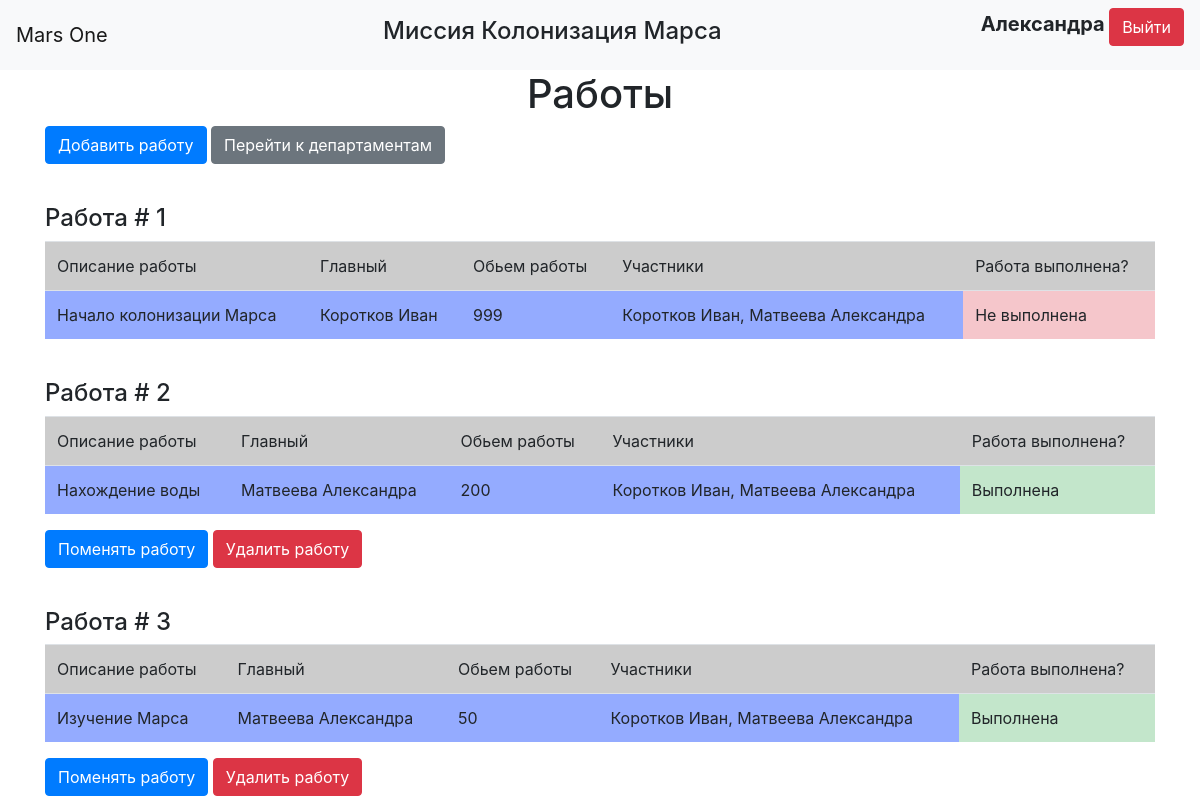
Page /jobs (signed in) on the committed database.
### data/users.py (models this page shows, shortened)
class User(SqlAlchemyBase, UserMixin, SerializerMixin):
    __tablename__ = 'users'
    id = sqlalchemy.Column(sqlalchemy.Integer,
                           primary_key=True, autoincrement=True)
    surname = sqlalchemy.Column(sqlalchemy.String, nullable=True)
    name = sqlalchemy.Column(sqlalchemy.String, nullable=True)
    age = sqlalchemy.Column(sqlalchemy.Integer, nullable=True)
    position = sqlalchemy.Column(sqlalchemy.String, nullable=True)
    speciality = sqlalchemy.Column(sqlalchemy.String, nullable=True)
    address = sqlalchemy.Column(sqlalchemy.String, nullable=True, default=f"module_{randint(0, 99)}")
    email = sqlalchemy.Column(sqlalchemy.String, unique=True, nullable=True)
    hashed_password = sqlalchemy.Column(sqlalchemy.String, nullable=True)
    modified_date = sqlalchemy.Column(sqlalchemy.DateTime, default=datetime.datetime.now)
    jobs = orm.relationship("Jobs", back_populates="user")

### data/jobs.py (models this page shows)
class Jobs(SqlAlchemyBase, SerializerMixin):
    __tablename__ = 'jobs'
    id = sqlalchemy.Column(sqlalchemy.Integer,
                           primary_key=True, autoincrement=True)
    team_leader = sqlalchemy.Column(sqlalchemy.Integer, sqlalchemy.ForeignKey("users.id"),
                                    nullable=True)
    job = sqlalchemy.Column(sqlalchemy.String, nullable=True)
    work_size = sqlalchemy.Column(sqlalchemy.Integer, nullable=True)
    collaborators = sqlalchemy.Column(sqlalchemy.String, nullable=True)
    start_date = sqlalchemy.Column(sqlalchemy.DateTime, default=datetime.datetime.now, nullable=True)
    end_date = sqlalchemy.Column(sqlalchemy.DateTime, nullable=True)
    is_finished = sqlalchemy.Column(sqlalchemy.Boolean, nullable=True)
    creator = sqlalchemy.Column(sqlalchemy.Integer)
    user = orm.relationship('User')

### main.py (the view)
@app.route("/jobs")
@login_required
def jobs():
    dbs = db_session.create_session()
    if current_user.id != 1:
        jobs = dbs.query(Jobs).filter((Jobs.collaborators.like(f'% {current_user.id}%')) |
                                      (Jobs.collaborators.like(f'%{current_user.id},%')) |
                                      (Jobs.collaborators == str(current_user.id)) |
                                      (Jobs.creator == current_user.id))
    else:
        jobs = dbs.query(Jobs)
    return render_template("jobs.html", jobs=jobs,
                           teams=[", ".join(get_users(job, dbs)) for job in jobs],
                           title="Работы")

### data/db_session.py (called while the page is built)
def create_session() -> Session:
    global __factory
    return __factory()

### main.py (called while the page is built)
@login_manager.user_loader
def load_user(user_id):
    db_sess = db_session.create_session()
    return db_sess.query(User).get(user_id)

def get_users(storage, dbs):
    users = []
    for u_id in storage.collaborators.split(", "):
        try:
            ans = dbs.query(User).filter(User.id == int(u_id)).first()
            users.append(f"{ans.surname} {ans.name}")
        except (AttributeError, ValueError):
            users.append("Неизвестно Кто")
    return users

### templates/jobs.html
{% extends "base.html" %}
{% block content %}
{% if jobs %}
    <h1 class="center">Работы</h1>
    <p>
        <a class="btn btn-primary" href="/add_job">Добавить работу</a>
        <a class="btn btn-secondary" href="/departments">Перейти к департаментам</a>
    </p>
{% else %}
    <h1 class="center">Нет работ</h1>
    <p class="center">
        <a class="btn btn-primary" href="/add_job">Добавить работу</a>
        <a class="btn btn-secondary" href="/departments">Перейти к департаментам</a>
    </p>
{% endif %}
{% for job in jobs %}
    <br>
    <h4>Работа # {{loop.index}}</h4>
    <table class="table">
        <tr bgcolor="#ccc">
            <td>Описание работы</td>
            <td>Главный</td>
            <td>Обьем работы</td>
            <td>Участники</td>
            <td>Работа выполнена?</td>
        </tr>
        <tr bgcolor="#94abff">
            <td>{{ job.job }}</td>
            <td>{% if job.user %} {{ job.user.surname }} {{job.user.name}} {% else %}Неизвестно Кто{% endif %}</td>
            <td>{{ job.work_size }}</td>
            <td>{{ teams[loop.index - 1] }}</td>
            {% if job.is_finished %}
                <td class="table-success">Выполнена</td>
            {% else %}
                <td class="table-danger">Не выполнена</td>
            {% endif %}
        </tr>
    </table>
    {% if job.user %}
        {% set tema_leader = job.user.id %}
    {% else %}
        {% set tema_leader = 1 %}
    {% endif %}
    {% if current_user.id in (1, job.creator, team_leader) %}
    <p>
        <a class="btn btn-primary" href="/change_job/{{ job.id }}" >Поменять работу</a>
        <a class="btn btn-danger" href="/delete_job/{{ job.id }}" >Удалить работу</a>
    </p>
    {% endif %}
{% endfor %}
{% endblock %}

### templates/base.html (shortened to what this page needs)
<!doctype html>
<html lang="en">
<head>
    <link rel="stylesheet"
          href="https://stackpath.bootstrapcdn.com/bootstrap/4.4.1/css/bootstrap.min.css"
>
    <link rel="stylesheet" type="text/css" href="{{ url_for('static', filename='css/style.css') }}" />
</head>
<body>
<header>
    <nav class="navbar navbar-light bg-light">
        <a class="navbar-brand">Mars One</a>
        <h4 class="center">Миссия Колонизация Марса</h4>
        {% if current_user.is_authenticated %}
            <p>
                <a class="bold">{{ current_user.name }}</a>
                <a class="btn btn-danger" href="/logout">Выйти</a>
            </p>
        {% else %}
            <p>
                <a class="btn btn-primary" href="/register">Зарегистрироваться</a>
                <a class="btn btn-success" href="/login">Войти</a>
            </p>
        {% endif %}
    </nav>
</header>
<main role="main" class="container">
    {% block content %}{% endblock %}
</main>
</body>
</html>

### static/css/style.css (style rules this page uses)
.center { text-align: center; }
.bold { font-size: 20px; font-weight: bold; }

### rows in the picture
User: name "Александра"
Jobs: job "Начало колонизации Марса", user.surname "Коротков", user.name "Иван", work_size "999", teams "Коротков Иван, Матвеева Александра", is_finished "Не выполнена"
Jobs: job "Нахождение воды", user.surname "Матвеева", user.name "Александра", work_size "200", teams "Коротков Иван, Матвеева Александра", is_finished "Выполнена"
Jobs: job "Изучение Марса", user.surname "Матвеева", user.name "Александра", work_size "50", teams "Коротков Иван, Матвеева Александра", is_finished "Выполнена"
